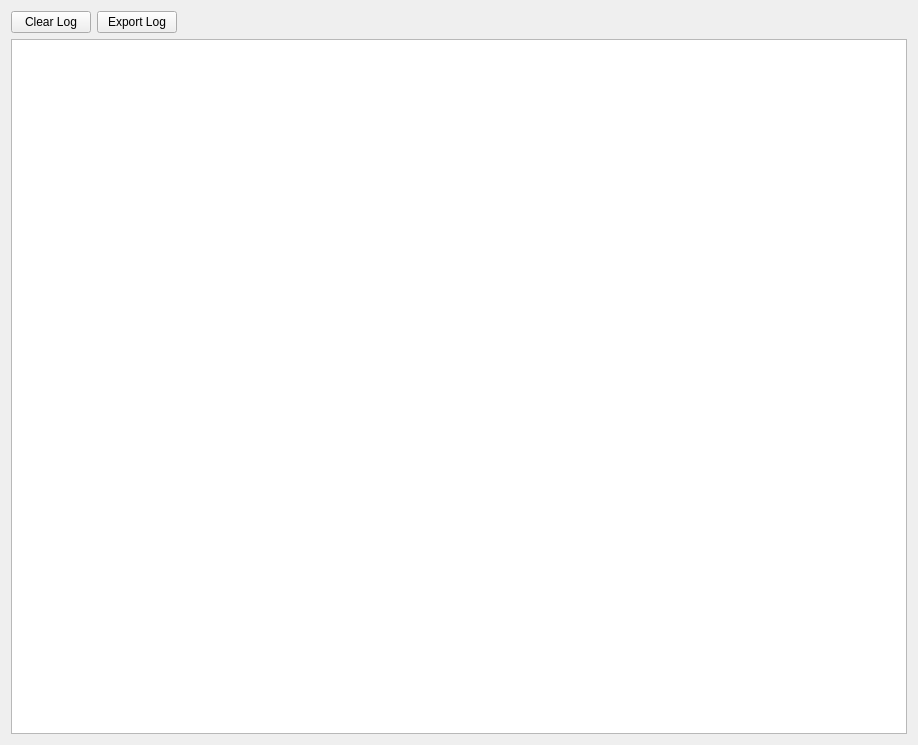
<?xml version="1.0" encoding="UTF-8"?>
<ui version="4.0">
 <class>LogWidget</class>
 <widget class="QWidget" name="LogWidget">
  <property name="geometry">
   <rect>
    <x>0</x>
    <y>0</y>
    <width>918</width>
    <height>745</height>
   </rect>
  </property>
  <property name="windowTitle">
   <string>Form</string>
  </property>
  <layout class="QVBoxLayout" name="verticalLayout">
   <item>
    <layout class="QHBoxLayout" name="horizontalLayout_2">
     <item>
      <widget class="QPushButton" name="ClearLogButton">
       <property name="text">
        <string>Clear Log</string>
       </property>
       <property name="icon">
        <iconset theme="remove"/>
       </property>
      </widget>
     </item>
     <item>
	  <widget class="QPushButton" name="ExportLogButton">
	   <property name="text">
		<string>Export Log</string>
	   </property>
	   <property name="icon">
		<iconset theme="export_log"/>
	   </property>
	  </widget>
     </item>
     <item>
      <spacer name="horizontalSpacer_4">
       <property name="orientation">
        <enum>Qt::Horizontal</enum>
       </property>
       <property name="sizeHint" stdset="0">
        <size>
         <width>30</width>
         <height>20</height>
        </size>
       </property>
      </spacer>
     </item>
    </layout>
   </item>
   <item>
    <widget class="QListWidget" name="LogList">
     <property name="accessibleName">
      <string>Log messages</string>
     </property>
     <property name="editTriggers">
      <set>QAbstractItemView::NoEditTriggers</set>
     </property>
     <property name="tabKeyNavigation">
      <bool>false</bool>
     </property>
     <property name="showDropIndicator" stdset="0">
      <bool>false</bool>
     </property>
     <property name="alternatingRowColors">
      <bool>true</bool>
     </property>
     <property name="selectionBehavior">
      <enum>QAbstractItemView::SelectRows</enum>
     </property>
     <property name="wordWrap">
      <bool>true</bool>
     </property>
     <property name="selectionRectVisible">
      <bool>true</bool>
     </property>
    </widget>
   </item>
  </layout>
 </widget>
 <tabstops>
  <tabstop>ClearLogButton</tabstop>
  <tabstop>ExportLogButton</tabstop>
  <tabstop>LogList</tabstop>
 </tabstops>
 <resources>
  <include location="../Resources/ArrtApplication.qrc"/>
 </resources>
 <connections/>
</ui>
